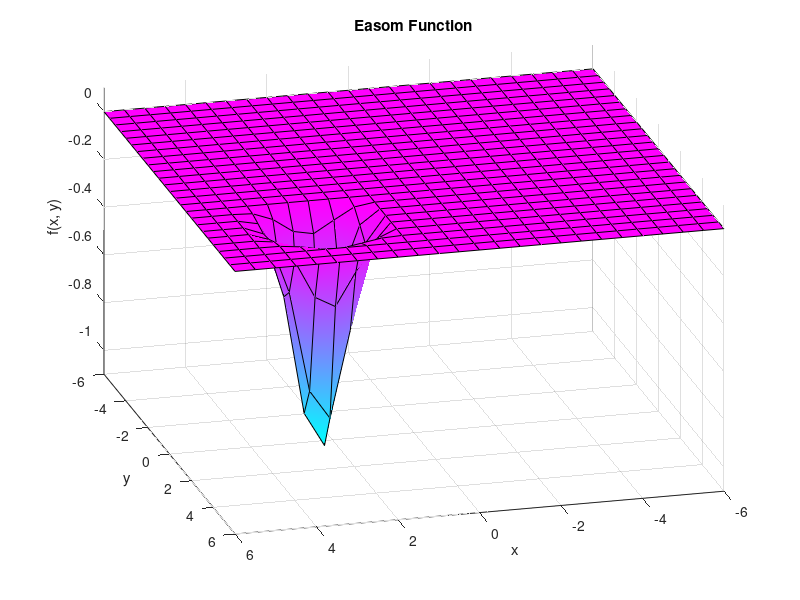

The MATLAB script that drew this image:
% Author: Suhas Sunder - 100548159
% Topic: Easom Function
% Assignment 1: Implementation of Eight Benchmark Functions in MATLAB and plotting 3D Map of their 2-D versions. 

clc; clear; close all

% Define meshgrid for clearly visible grid cells along surface of plots
[x, y] = meshgrid(-6:0.5:6, -6:0.5:6);

z = -cos(x) .* cos(y) .* exp(-((x - pi).^2 + (y - pi).^2));

% Limit z-axis to make peak visible and avoid "black top"
z(z > 0) = 0;  % Cap the top flat regions to 0

% Plot
surf(x, y, z, 'EdgeColor', 'k', 'FaceColor', 'interp')
xlabel('x')
ylabel('y')
zlabel('f(x, y)')
title('Easom Function')
colormap cool
view(-195, 30)
grid on
zlim([-1.1 0.1])

% Save the currently active figure window locally as an image file
saveas(gcf, 'easom_function.png')
